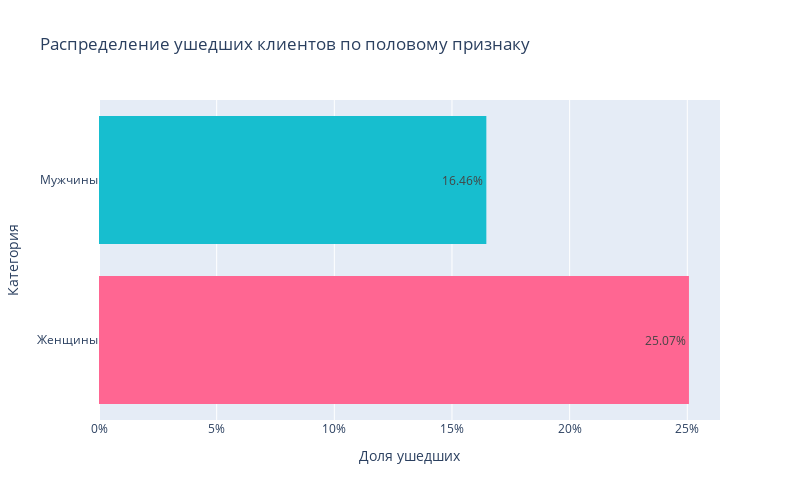

Source (notebook cell):
### Code cell
# Оцениваем процент ушедших клиентов для каждого пола

hist_data = churn_data.groupby('Gender', as_index=False)['Exited'].mean()
hist_data['Exited'] = hist_data['Exited'].round(4)

fig = px.histogram(
    data_frame=hist_data,
    y=hist_data['Gender'].map({'Female' : 'Женщины', 'Male' : 'Мужчины'}),
    x=hist_data['Exited']*100,
    color=hist_data['Gender'].map({'Female' : 'Женщины', 'Male' : 'Мужчины'}),
    title="Распределение ушедших клиентов по половому признаку",
    orientation='h',
    color_discrete_map={'Female' : 'red', 'Male' : 'blue'},
    color_discrete_sequence=['#FF6692', '#17BECF'],
    width=800,
    height=500,
    text_auto=True
)

fig.update_layout(
    xaxis_title='Доля ушедших',
    yaxis_title='Категория',
    coloraxis_colorbar_title='Категория',
    xaxis_ticksuffix='%',
    showlegend=False
)

fig.update_traces(text='%')

fig.show()
fig.write_html('files to share/9.6.hist.html')

### Figure 1 — Plotly figure (JSON) as saved in the notebook; plotly's stock layout.template omitted (floating-point values rounded to 4 significant figures)
{"data": [{"alignmentgroup": "True", "bingroup": "y", "histfunc": "sum", "hovertemplate": "color=Женщины<br>sum of x=%{x}<br>y=%{y}<extra></extra>", "legendgroup": "Женщины", "marker": {"color": "#FF6692", "pattern": {"shape": ""}}, "name": "Женщины", "offsetgroup": "Женщины", "orientation": "h", "showlegend": true, "text": "%", "texttemplate": "%{value}", "type": "histogram", "x": [25.07], "xaxis": "x", "y": ["Женщины"], "yaxis": "y"}, {"alignmentgroup": "True", "bingroup": "y", "histfunc": "sum", "hovertemplate": "color=Мужчины<br>sum of x=%{x}<br>y=%{y}<extra></extra>", "legendgroup": "Мужчины", "marker": {"color": "#17BECF", "pattern": {"shape": ""}}, "name": "Мужчины", "offsetgroup": "Мужчины", "orientation": "h", "showlegend": true, "text": "%", "texttemplate": "%{value}", "type": "histogram", "x": [16.46], "xaxis": "x", "y": ["Мужчины"], "yaxis": "y"}], "layout": {"barmode": "relative", "coloraxis": {"colorbar": {"title": {"text": "Категория"}}}, "height": 500, "legend": {"title": {"text": "color"}, "tracegroupgap": 0}, "showlegend": false, "title": {"text": "Распределение ушедших клиентов по половому признаку"}, "width": 800, "xaxis": {"anchor": "y", "domain": [0, 1], "ticksuffix": "%", "title": {"text": "Доля ушедших"}}, "yaxis": {"anchor": "x", "domain": [0, 1], "title": {"text": "Категория"}}}}
